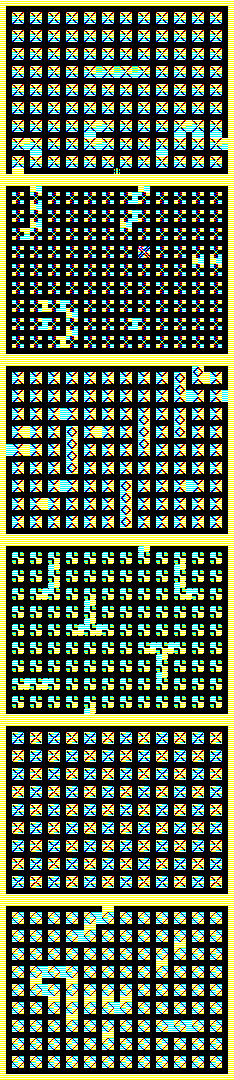

A 2D game scene composited from a Tiled map and its tileset images. What follows is a short description and the map's XML, with each tile layer's data collapsed to a summary:
An orthogonal 39x180 tile map with 6x6 px tiles, 1 tile layer (Tile Layer 1).

<map version="1.4" tiledversion="1.4.2" orientation="orthogonal" renderorder="right-down" width="39" height="180" tilewidth="6" tileheight="6" infinite="0" nextlayerid="2" nextobjectid="1">
 <editorsettings>
  <export target="map.csv" format="csv" />
 </editorsettings>
 <tileset firstgid="1" source="tileset.tsx" />
 <layer id="1" name="Tile Layer 1" width="39" height="180">
  <data>[7020 cells, 7020 non-empty, 27 distinct tile ids]</data>
 </layer>
</map>